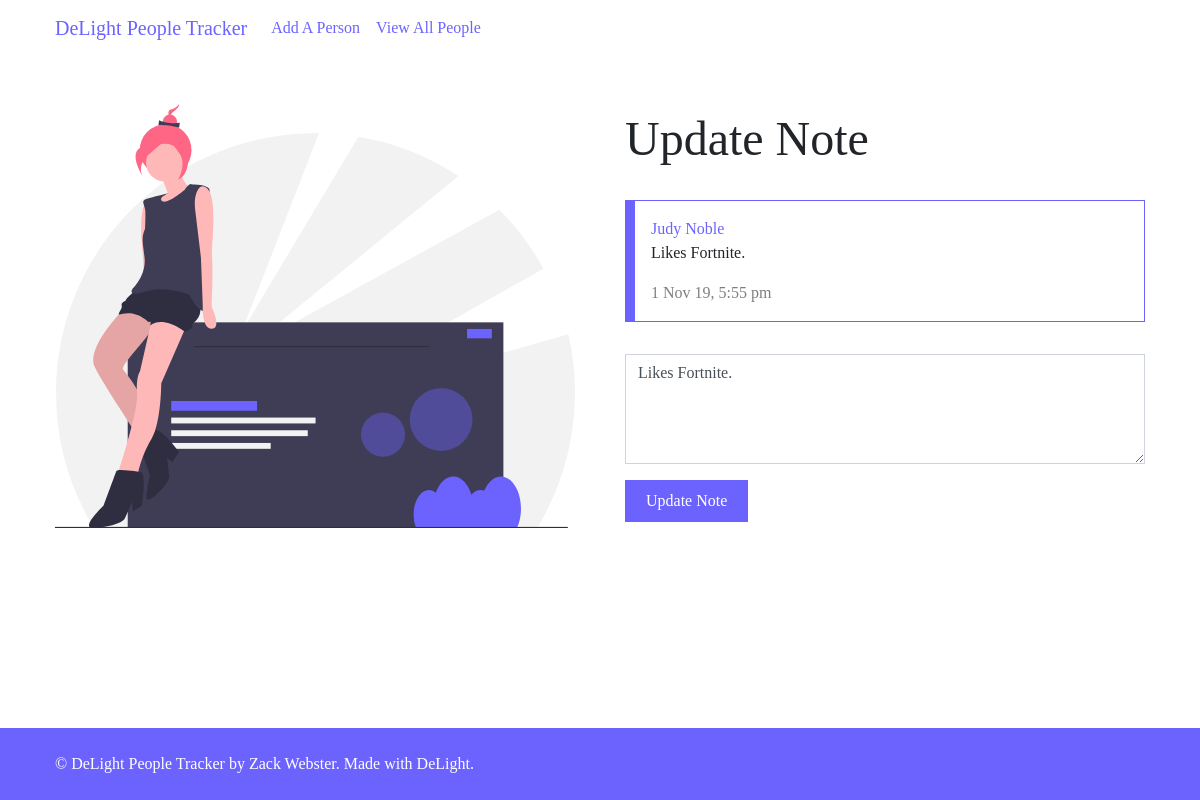
/update-note.php?id=17, run on the app's committed database.
### tables this page shows
CREATE TABLE `notes` (
  `id` int(11) NOT NULL,
  `person_id` int(11) NOT NULL,
  `content` varchar(255) NOT NULL,
  `time` timestamp NOT NULL DEFAULT CURRENT_TIMESTAMP
);

CREATE TABLE `people` (
  `id` int(11) NOT NULL,
  `name` varchar(255) NOT NULL,
  `intro` varchar(255) DEFAULT NULL
);

### d-core/DB.class.php (called while the page is built, shortened)
<?php
class DB
{
    protected static $instance = null;
    public static function instance()
    {
        if (self::$instance === null) {
            $options  = array(
                PDO::ATTR_ERRMODE            => PDO::ERRMODE_EXCEPTION,
                PDO::ATTR_DEFAULT_FETCH_MODE => PDO::FETCH_ASSOC,
                PDO::ATTR_EMULATE_PREPARES   => FALSE,
            );
            $dsn = 'mysql:host=' . DB_HOST . ';dbname=' . DB_NAME . ';charset=' . DB_CHAR;
            self::$instance = new PDO($dsn, DB_USER, DB_PASS, $options);
        }
        return self::$instance;
    }
    public static function run($sql, $args = [])
    {
        $statement = self::instance()->prepare($sql);
        $statement->execute($args);
        return $statement;
    }
}

### d-core/db.php (called while the page is built, shortened)
<?php
function fetch($query, $args = [])
{
    return DB::run($query, $args)->fetch();
}

### update-note.php (the view, shortened to what this page needs)
<?php
$id = _get('id');
$note = fetchNote($id);
?>
<section>
    <div class="container">
        <div data-aos="fade-up" data-aos-anchor-placement="top-bottom" class="row">
            <div data-aos="fade-right" data-aos-anchor-placement="center-bottom" class="col-md-6 d-flex align-items-center mb-3">
                <img class="img-fluid" src="assets/images/2.svg">
            </div>
            <div class="col-md-6 d-flex align-items-center mb-3">
                <div class="w-100">
                    <h2>Update Note</h2>
                    <?= putNote($note) ?>
                    <form method="post" action="d-processors/update-note.php">
                        <div class="form-group">
                            <textarea class="form-control" name="note" rows="4"><?= $note['content'] ?></textarea>
                        </div>
                        <button name="submit" type="submit" class="btn btn-primary">Update Note</button>
                    </form>
                </div>
            </div>
        </div>
    </div>
</section>

### d-custom/extra.php (shortened to what this page needs)
<?php
function fetchNote($id)
{
    return fetch('select notes.id, notes.content, notes.time, notes.person_id, people.name from `notes` inner join `people` on notes.person_id = people.id where notes.id = ?', [$id]);
}
function formatTime($timeString)
{
    return date('j M y, g:i a', strtotime($timeString));
}
function putNote($note, $buttons = false)
{
    ?>
    <div class="note">
        <?php
            if (isset($note['name'])) {
                echo '<a href="person.php?id=' . $note['person_id'] . '">' . $note['name'] . '</a>';
            }
            ?>
        <p><?= $note['content'] ?></p>
        <span class="text-black-50"><?= formatTime($note['time']) ?></span>
    </div>
<?php
}

### assets/css/sticky-footer.css (style rules this page uses)
html, body { height: 100%; }

### assets/css/custom.css (style rules this page uses)
section { min-height: 30vh; display: flex; align-items: center; padding: 3rem 0; }
h2 { margin-bottom: 2rem; }
form { width: 100%; }
.btn { padding: 8px 20px; }
.note { max-width: 600px; border: 1px solid #6c63ff; border-left: 10px solid #6c63ff; padding: 1rem; margin-bottom: 2rem; }

### data on the page
notes: person.name "Judy Noble", content "Likes Fortnite.", time "1 Nov 19, 5:55 pm", note "Likes Fortnite."

### other printed values
$title "DeLight People Tracker"
APP_NAME "DeLight People Tracker"
